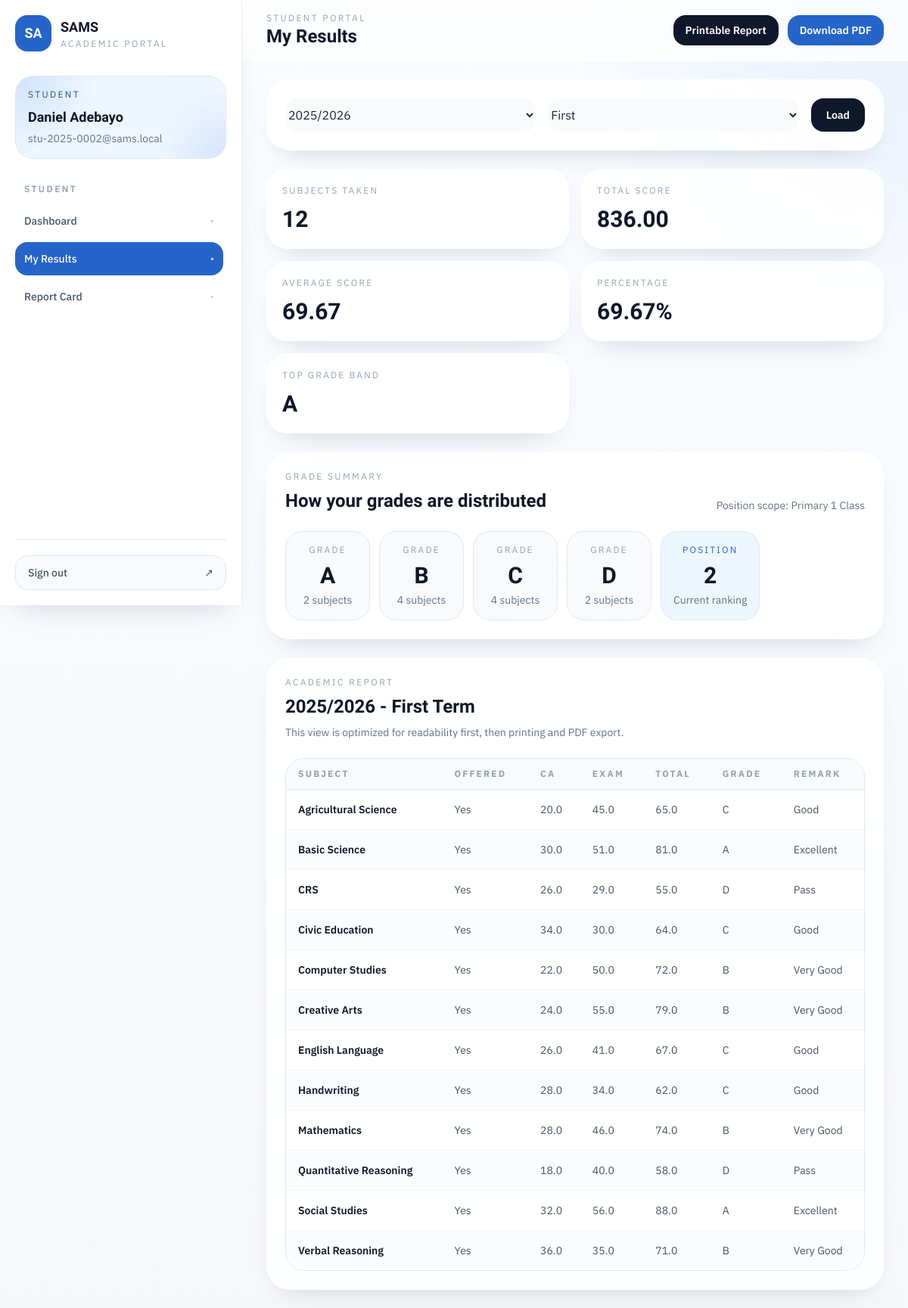
The app's page /student/results (signed in), older data.
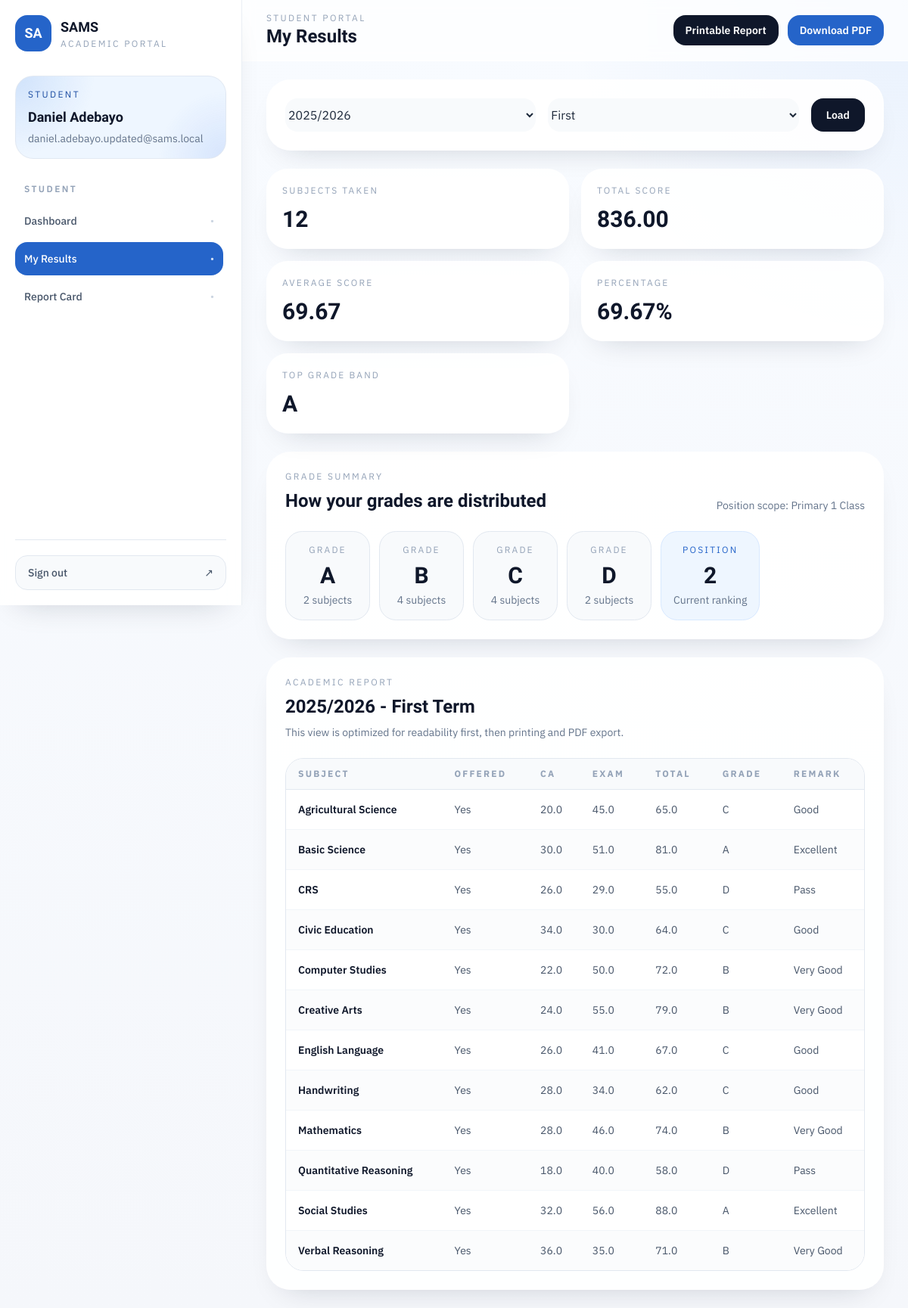
The same page, newer data.
### app/models/user.py (models this page shows, shortened)
class User(UserMixin, db.Model):
    __tablename__ = "users"
    id = db.Column(db.Integer, primary_key=True)
    username = db.Column(db.String(80), unique=True, nullable=False, index=True)
    full_name = db.Column(db.String(150), nullable=False)
    email = db.Column(db.String(255), unique=True, nullable=False, index=True)
    password_hash = db.Column(db.String(255), nullable=False)
    role = db.Column(db.String(20), nullable=False, index=True)
    is_active = db.Column(db.Boolean, nullable=False, default=True)
    created_at = db.Column(
        db.DateTime, nullable=False, default=lambda: datetime.now(timezone.utc)
    )
    student_profile = db.relationship(
        "Student", back_populates="user", uselist=False, lazy="select"
    )
    teacher_profile = db.relationship(
        "Teacher", back_populates="user", uselist=False, lazy="select"
    )
    uploaded_results = db.relationship(
        "Result",
        back_populates="uploaded_by_user",
        foreign_keys="Result.uploaded_by_user_id",
        lazy="dynamic",
    )
    overridden_results = db.relationship(
        "Result",
        back_populates="overridden_by_user",
        foreign_keys="Result.overridden_by_user_id",
        lazy="dynamic",
    )
    __table_args__ = (
        db.CheckConstraint(
            "role IN ('admin', 'teacher', 'student')", name="ck_users_role"
        ),
    )

### app/models/session_term.py (models this page shows, shortened)
class SessionTerm(db.Model):
    __tablename__ = "session_terms"
    id = db.Column(db.Integer, primary_key=True)
    session_id = db.Column(db.Integer, db.ForeignKey("sessions.id"), nullable=False)
    term = db.Column(db.String(10), nullable=False)
    is_result_entry_active = db.Column(db.Boolean, nullable=False, default=False)
    is_locked = db.Column(db.Boolean, nullable=False, default=False)
    session = db.relationship("Session", back_populates="session_terms")
    __table_args__ = (
        db.UniqueConstraint("session_id", "term", name="uq_session_terms_session_term"),
        db.CheckConstraint(
            "term IN ('first', 'second', 'third')",
            name="ck_session_terms_term",
        ),
    )

### app/routes/student.py (the view)
@student_bp.route("/results")
@login_required
@role_required("student")
def results():
    student = _current_student()
    context = _report_context(student)
    return render_template("student/results.html", **context)

### app/routes/student.py (called while the page is built)
def _current_student() -> Student:
    student = current_user.student_profile
    if student is None:
        abort(403)
    return student

def _available_periods(student: Student) -> list[dict]:
    rows = (
        Result.query.join(Session, Result.session_id == Session.id)
        .filter(Result.student_id == student.id)
        .with_entities(Result.session_id, Session.name, Result.term)
        .distinct()
        .order_by(Session.name.desc(), Result.term.asc())
        .all()
    )
    return [
        {
            "session_id": session_id,
            "session_name": session_name,
            "term": term,
            "label": f"{session_name} - {term.title()} Term",
        }
        for session_id, session_name, term in rows
    ]

def _available_sessions(periods: list[dict]) -> list[dict]:
    seen = set()
    sessions = []
    for period in periods:
        key = period["session_id"]
        if key in seen:
            continue
        seen.add(key)
        sessions.append(
            {
                "session_id": period["session_id"],
                "session_name": period["session_name"],
            }
        )
    return sessions

### app/templates/student/results.html (shortened to what the changed rows need)
{% extends "layouts/app_shell.html" %}
{% block page_title %}My Results{% endblock %}
{% block shell_content %}
<div class="space-y-6">
  <section class="rounded-[2rem] border border-white/80 bg-white/90 p-6 shadow-soft">
    <form method="GET" class="grid gap-4 md:grid-cols-[1fr_1fr_auto]">
      <select name="session_id" class="rounded-2xl border-slate-200 bg-slate-50">
        {% for session in available_sessions %}
          <option value="{{ session.session_id }}" {% if selected_session_id == session.session_id %}selected{% endif %}>{{ session.session_name }}</option>
        {% endfor %}
      </select>
      <select name="term" class="rounded-2xl border-slate-200 bg-slate-50">
        {% for period in available_terms %}
          <option value="{{ period.term }}" {% if selected_term == period.term %}selected{% endif %}>{{ period.term|title }}</option>
        {% endfor %}
      </select>
      <button class="inline-flex items-center justify-center rounded-2xl bg-slateink px-5 py-3 text-sm font-semibold text-white transition hover:bg-brand-700">Load</button>
    </form>
  </section>
  {% if summary.has_assessment_mode and not summary.has_score_mode %}
    <section class="grid gap-4 md:grid-cols-3">
      <div class="rounded-[1.75rem] border border-white/80 bg-white/90 p-5 shadow-soft">
        <p class="text-xs uppercase tracking-[0.18em] text-slate-400">Assessment subjects</p>
        <p class="mt-3 font-display text-3xl font-bold text-slateink">{{ summary.assessment_subjects }}</p>
      </div>
      <div class="rounded-[1.75rem] border border-white/80 bg-white/90 p-5 shadow-soft">
        <p class="text-xs uppercase tracking-[0.18em] text-slate-400">Remarks available</p>
        <p class="mt-3 font-display text-3xl font-bold text-slateink">{{ summary.remark_count }}</p>
      </div>
      <div class="rounded-[1.75rem] border border-white/80 bg-white/90 p-5 shadow-soft">
        <p class="text-xs uppercase tracking-[0.18em] text-slate-400">Report mode</p>
        <p class="mt-3 font-display text-3xl font-bold text-slateink">Assessment</p>
      </div>
    </section>
  {% else %}
    {% if summary.grade_summary %}
      <section class="rounded-[2rem] border border-white/80 bg-white/90 p-6 shadow-soft">
        <div class="flex flex-col gap-3 sm:flex-row sm:items-end sm:justify-between">
          <div>
            <h2 class="mt-2 font-display text-2xl font-bold text-slateink">How your grades are distributed</h2>
          </div>
        </div>
      </section>
    {% endif %}
  {% endif %}
  <section class="rounded-[2rem] border border-white/80 bg-white/90 p-6 shadow-soft">
    <div class="flex flex-col gap-3 sm:flex-row sm:items-end sm:justify-between">
      <div>
        <h2 class="mt-2 font-display text-2xl font-bold text-slateink">{{ selected_period.label if selected_period else "No period selected" }}</h2>
      </div>
    </div>
    {% if results %}
      {% if summary.has_assessment_mode and not summary.has_score_mode %}
        <div class="mt-6 overflow-x-auto">
          <table class="min-w-full divide-y divide-slate-200 text-sm">
            <thead>
              <tr class="text-left text-xs uppercase tracking-[0.18em] text-slate-400">
                <th class="pb-3 pr-4">Subject</th>
                <th class="pb-3 pr-4">Offered</th>
                {% for item in assessment_schema_items %}
                  <th class="pb-3 pr-4">{{ item.label }}</th>
                {% endfor %}
                <th class="pb-3">Remark</th>
              </tr>
            </thead>
            <tbody class="divide-y divide-slate-100 text-slate-600">
              {% for result in results %}
                <tr>
                  <td class="py-4 pr-4 font-semibold text-slateink">{{ result.subject.name }}</td>
                  <td class="py-4 pr-4">{{ "Yes" if result.is_offered else "No" }}</td>
                  {% for item in assessment_schema_items %}
                    <td class="py-4 pr-4">
                      {% if result.is_offered %}
                        {{ result.assessment_json.get(item.key, "-") if result.assessment_json else "-" }}
                      {% else %}
                        -
                      {% endif %}
                    </td>
                  {% endfor %}
                  <td class="py-4">{{ result.remark if result.remark else "-" }}</td>
                </tr>
              {% endfor %}
            </tbody>
          </table>
        </div>
      {% else %}
        <div class="mt-6 overflow-hidden rounded-[1.5rem] border border-slate-200">
          <table class="min-w-full divide-y divide-slate-200 text-sm">
            <thead class="bg-slate-50">
              <tr class="text-left text-xs uppercase tracking-[0.18em] text-slate-400">
                <th class="px-4 py-3 pr-4">Subject</th>
                <th class="px-4 py-3 pr-4">Offered</th>
                <th class="px-4 py-3 pr-4">CA</th>
                <th class="px-4 py-3 pr-4">Exam</th>
                <th class="px-4 py-3 pr-4">Total</th>
                <th class="px-4 py-3 pr-4">Grade</th>
                <th class="px-4 py-3">Remark</th>
              </tr>
            </thead>
          </table>
        </div>
      {% endif %}
    {% else %}
      <div class="mt-6 rounded-[1.5rem] border border-dashed border-slate-200 bg-slate-50 p-8 text-sm text-slate-500">No results are available for the selected session and term.</div>
    {% endif %}
  </section>
</div>
{% endblock %}

### app/templates/layouts/app_shell.html (shortened to what the changed rows need)
{% extends "base.html" %}
{% set endpoint = request.endpoint or "" %}
{% set nav_groups = [] %}
{% if current_user.is_authenticated and current_user.role == 'admin' %}
  {% set nav_groups = [
    {'label': 'Overview', 'items': [
      {'title': 'Dashboard', 'endpoint': 'admin.dashboard', 'href': url_for('admin.dashboard')},
      {'title': 'Teachers', 'endpoint': 'admin.teachers', 'href': url_for('admin.teachers')},
      {'title': 'Students', 'endpoint': 'admin.students', 'href': url_for('admin.students')},
      {'title': 'Structure', 'endpoint': 'admin.classes', 'href': url_for('admin.classes')},
      {'title': 'Sessions', 'endpoint': 'admin.sessions', 'href': url_for('admin.sessions')},
      {'title': 'Results', 'endpoint': 'admin.results', 'href': url_for('admin.results')},
    ]}
  ] %}
{% elif current_user.is_authenticated and current_user.role == 'teacher' %}
  {% set nav_groups = [
    {'label': 'Workspace', 'items': [
      {'title': 'Dashboard', 'endpoint': 'teacher.dashboard', 'href': url_for('teacher.dashboard')},
      {'title': 'Assigned Classes', 'endpoint': 'teacher.classes', 'href': url_for('teacher.classes')},
      {'title': 'Students', 'endpoint': 'teacher.students', 'href': url_for('teacher.students')},
      {'title': 'Result Entry', 'endpoint': 'teacher.upload_results', 'href': url_for('teacher.upload_results')},
    ]}
  ] %}
{% elif current_user.is_authenticated and current_user.role == 'student' %}
  {% set nav_groups = [
    {'label': 'Student', 'items': [
      {'title': 'Dashboard', 'endpoint': 'student.dashboard', 'href': url_for('student.dashboard')},
      {'title': 'My Results', 'endpoint': 'student.results', 'href': url_for('student.results')},
      {'title': 'Report Card', 'endpoint': 'student.report_card', 'href': url_for('student.report_card')},
    ]}
  ] %}
{% endif %}
{% block body %}
<div class="min-h-screen lg:flex">
  <aside class="fixed inset-y-0 left-0 z-50 flex w-80 -translate-x-full flex-col border-r border-slate-200/70 bg-white/90 px-5 py-5 shadow-soft backdrop-blur transition duration-300 lg:sticky lg:top-0 lg:h-screen lg:translate-x-0" data-sidebar>
    <div class="mt-8 rounded-3xl border border-slate-200/80 bg-mesh-glow bg-brand-50 px-4 py-4">
      <p class="text-xs uppercase tracking-[0.2em] text-brand-700">{{ current_user.role|title }}</p>
      <h2 class="mt-2 font-display text-lg font-bold text-slateink">{{ current_user.full_name }}</h2>
      <p class="mt-1 text-sm text-slate-500">{{ current_user.email }}</p>
    </div>
    <nav class="mt-8 flex-1 space-y-7 overflow-y-auto pr-1">
      {% for group in nav_groups %}
        <div>
          <p class="mb-3 px-3 text-xs font-semibold uppercase tracking-[0.2em] text-slate-400">{{ group["label"] }}</p>
          <div class="space-y-1.5">
            {% for item in group["items"] %}
              {% set active = endpoint == item.endpoint %}
              <a href="{{ item.href }}" class="group flex items-center justify-between rounded-2xl px-3 py-3 text-sm font-medium transition
                {% if active %}
                  bg-brand-600 text-white shadow-soft
                {% else %}
                  text-slate-600 hover:bg-slate-100 hover:text-slateink
                {% endif %}
              ">
                <span>{{ item.title }}</span>
                <span class="text-xs {% if active %}text-white/80{% else %}text-slate-300 group-hover:text-slate-500{% endif %}">•</span>
              </a>
            {% endfor %}
          </div>
        </div>
      {% endfor %}
    </nav>
  </aside>
  <div class="min-w-0 flex-1">
    <header class="sticky top-0 z-30 border-b border-white/60 bg-white/75 backdrop-blur">
      <div class="mx-auto flex max-w-7xl items-center justify-between gap-4 px-4 py-4 sm:px-6 lg:px-8">
        <div class="flex items-center gap-3">
          <div>
            <h1 class="font-display text-2xl font-bold text-slateink">{% block page_title %}Dashboard{% endblock %}</h1>
          </div>
        </div>
      </div>
    </header>
    <main class="mx-auto max-w-7xl px-4 py-6 sm:px-6 lg:px-8">
      {% block shell_content %}{% endblock %}
    </main>
  </div>
</div>
{% endblock %}

Row changes from the older to the newer data that the page shows:
no longer on this page (row edited): SessionTerm: term "First"
changed User "STUDENT": email "stu-2025-0002@sams.local" → "daniel.adebayo.updated@sams.local"
Text that changed along with them:
form field term: (not shown) → "First"
